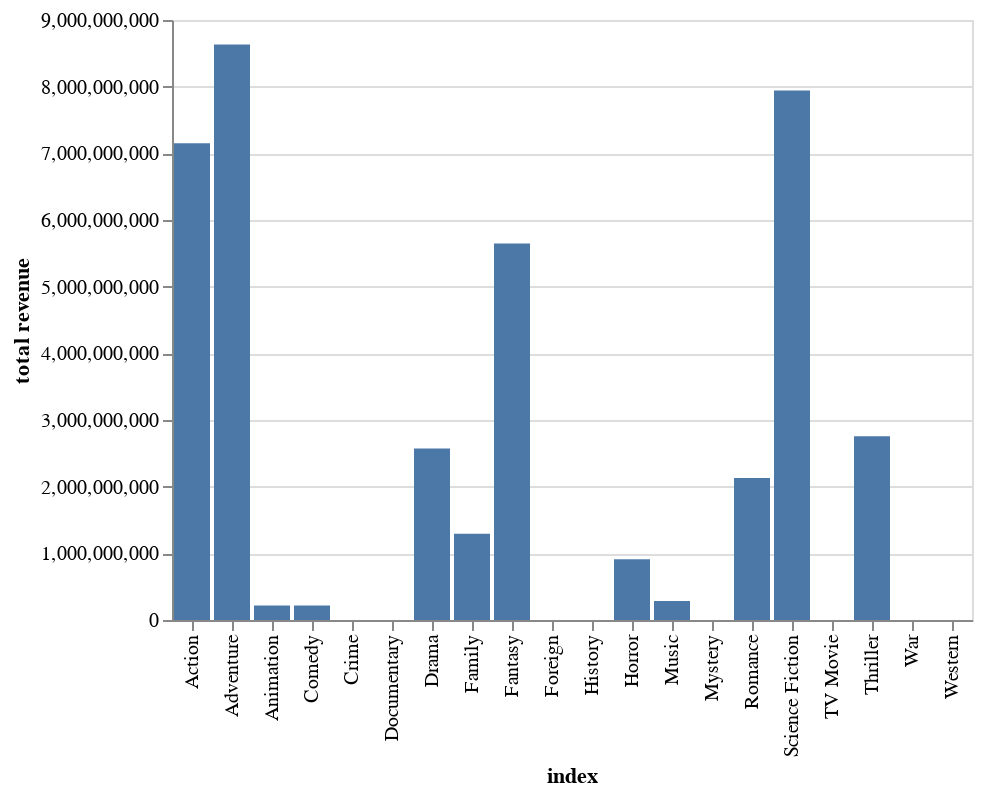

Notebook cell for this chart:
### Code cell
alt.Chart(df.reset_index()).mark_bar().encode(
    x = 'index',
    y = 'total revenue',
)

### Figure 1 — Vega-Lite specification as saved in the notebook (floating-point values rounded to 4 significant figures)
{"config": {"view": {"continuousWidth": 400, "continuousHeight": 300}}, "data": {"name": "data-4f7ba3eac0e1b3ae1a91ed146f65887c"}, "mark": "bar", "encoding": {"x": {"type": "nominal", "field": "index"}, "y": {"type": "quantitative", "field": "total revenue"}}, "$schema": "https://vega.github.io/schema/vega-lite/v4.0.2.json", "datasets": {"data-4f7ba3eac0e1b3ae1a91ed146f65887c": [{"index": "Action", "tMDb rating": 7.55, "total revenue": 7151000000.0}, {"index": "Adventure", "tMDb rating": 7.4, "total revenue": 8631000000.0}, {"index": "Animation", "tMDb rating": 6.8, "total revenue": 215900000.0}, {"index": "Comedy", "tMDb rating": 6.8, "total revenue": 215900000.0}, {"index": "Crime", "tMDb rating": null, "total revenue": 0.0}, {"index": "Documentary", "tMDb rating": null, "total revenue": 0.0}, {"index": "Drama", "tMDb rating": 7.467, "total revenue": 2573000000.0}, {"index": "Family", "tMDb rating": 7.167, "total revenue": 1295000000.0}, {"index": "Fantasy", "tMDb rating": 7.333, "total revenue": 5649000000.0}, {"index": "Foreign", "tMDb rating": null, "total revenue": 0.0}, {"index": "History", "tMDb rating": null, "total revenue": 0.0}, {"index": "Horror", "tMDb rating": 7.5, "total revenue": 912000000.0}, {"index": "Music", "tMDb rating": 7.4, "total revenue": 286200000.0}, {"index": "Mystery", "tMDb rating": null, "total revenue": 0.0}, {"index": "Romance", "tMDb rating": 7.45, "total revenue": 2131000000.0}, {"index": "Science Fiction", "tMDb rating": 7.5, "total revenue": 7944000000.0}, {"index": "TV Movie", "tMDb rating": null, "total revenue": 0.0}, {"index": "Thriller", "tMDb rating": 7.5, "total revenue": 2757000000.0}, {"index": "War", "tMDb rating": null, "total revenue": 0.0}, {"index": "Western", "tMDb rating": null, "total revenue": 0.0}]}}
